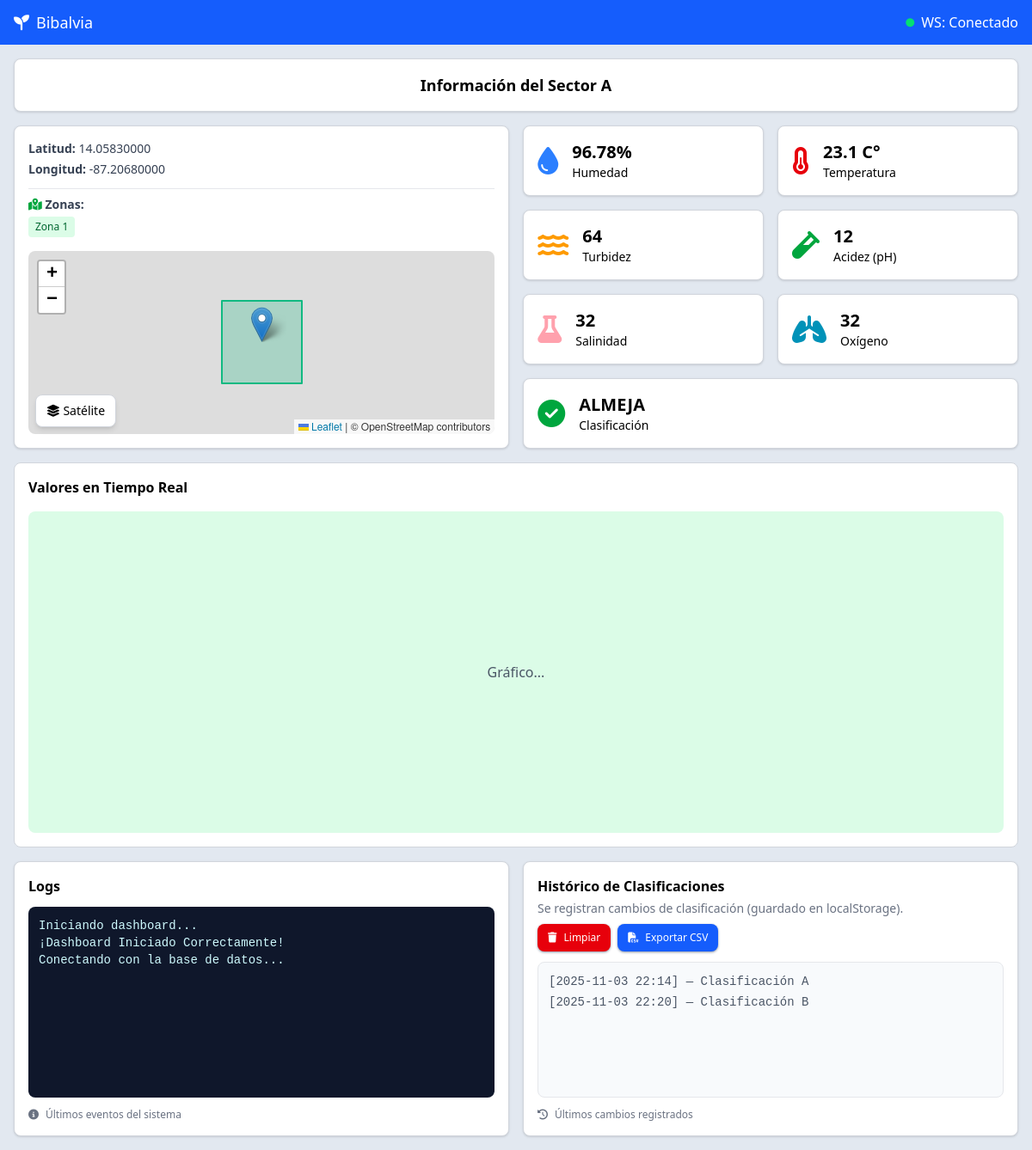
The page /sector/1/ on the database its author committed.
### dashboard/models.py (models this page shows, shortened)
class Sector(models.Model):
    latitud = models.DecimalField(
        max_digits=10,
        decimal_places=8,
        validators=[MinValueValidator(-90), MaxValueValidator(90)]
    )
    longitud = models.DecimalField(
        max_digits=11,
        decimal_places=8,
        validators=[MinValueValidator(-180), MaxValueValidator(180)]
    )
    nombre_sector= models.CharField(max_length=100, unique=True, null=True, blank=True)
    zonas = models.ManyToManyField('Zona', related_name='sectores')
    class Meta:
        verbose_name = "Sector"
        verbose_name_plural = "Sectores"
        ordering = ['id']
        indexes = [
            models.Index(fields=['latitud', 'longitud']),
        ]

class Zona(models.Model):
    nombre = models.CharField(max_length=100, unique=True)
    geopoligono = models.JSONField()  # GeoJSON del polígono

### dashboard/views.py (the view)
# urls.py: path('sector/<int:id>/', views.sector_detail, name='sector_detail'),
def sector_detail(request, id):
    sector = Sector.objects.get(id=id)
    context = {
        'sector': sector,
    }
    return render(request, 'dashboard/sector_detail.html', context)

### dashboard/templates/dashboard/sector_detail.html (shortened to what this page needs)
{% extends "base.html" %}
{% block content %}
<div class="size-full flex-1 overflow-auto">
    <section
        class="mx-4 mt-4 flex items-center justify-center p-4 border bg-white border-gray-300 rounded-lg shadow-sm text-lg font-semibold">
        <p>Información del {{ sector.nombre_sector }}</p>
    </section>
    <section class="flex gap-4 m-4 flex-col sm:flex-row">
        <article class="flex flex-col p-4 border bg-white border-gray-300 rounded-lg shadow-sm relative sm:w-1/2">
            <div class="flex flex-col text-sm mb-4 gap-1">
                <p class="text-gray-700"><b>Latitud:</b> {{ sector.latitud }} </p>
                <p class="text-gray-700"><b>Longitud:</b> {{ sector.longitud }} </p>
                {% if sector.zonas.exists %}
                <div class="mt-2 pt-2 border-t border-gray-200">
                    <p class="text-gray-700 font-semibold mb-1">
                        <i class="fa-solid fa-map-location-dot text-green-600"></i>
                        Zonas:
                    </p>
                    <div class="flex flex-wrap gap-1">
                        {% for zona in sector.zonas.all %}
                        <span class="bg-green-100 text-green-800 px-2 py-1 rounded text-xs font-medium">
                            {{ zona.nombre }}
                        </span>
                        {% endfor %}
                    </div>
                </div>
                {% else %}
                <p class="text-gray-500 text-xs mt-2 italic">
                    <i class="fa-solid fa-info-circle"></i>
                    Sin zonas asignadas
                </p>
                {% endif %}
            </div>
            <div id="map" class="w-full h-64 sm:flex-1 rounded-lg"></div>
            <button id="toggleLayer"
                class="absolute bottom-6 left-6 z-1000 bg-white hover:bg-gray-100 px-3 py-2 rounded-lg shadow-md border border-gray-300 text-sm font-medium transition-colors">
                <i class="fa-solid fa-layer-group"></i>
                <span id="layerName">Satélite</span>
            </button>
        </article>
        <div class="w-full sm:w-1/2 flex flex-col gap-4 h-full">
            <div class="flex gap-4">
                <article
                    class="bg-white flex gap-4 p-4 border border-gray-300 rounded-lg shadow-sm h-max w-full items-center">
                    <i class="fa-solid fa-droplet text-blue-500 fa-2x"></i>
                    <div class="flex flex-col align-items-center">
                        <span class="text-xl font-bold">96.78%</span>
                        <h3 class="text-sm">Humedad</h3>
                    </div>
                </article>
                <article
                    class="bg-white flex gap-4 p-4 border border-gray-300 rounded-lg shadow-sm h-max w-full items-center">
                    <i class="fa-solid fa-temperature-half text-red-600 fa-2x"></i>
                    <div class="flex flex-col align-items-center">
                        <span class="text-xl font-bold">23.1 C°</span>
                        <h3 class="text-sm">Temperatura</h3>
                    </div>
                </article>
            </div>
            <div class="flex gap-4">
                <article
                    class="bg-white flex gap-4 p-4 border border-gray-300 rounded-lg shadow-sm h-max w-full items-center">
                    <i class="fa-solid fa-water text-amber-500 fa-2x"></i>
                    <div class="flex flex-col align-items-center">
                        <span class="text-xl font-bold">64</span>
                        <h3 class="text-sm">Turbidez</h3>
                    </div>
                </article>
                <article
                    class="bg-white flex gap-4 p-4 border border-gray-300 rounded-lg shadow-sm h-max w-full items-center">
                    <i class="fa-solid fa-vial text-green-600 fa-2x"></i>
                    <div class="flex flex-col align-items-center">
                        <span class="text-xl font-bold">12</span>
                        <h3 class="text-sm">Acidez (pH)</h3>
                    </div>
                </article>
            </div>
            <div class="flex gap-4">
                <article
                    class="bg-white flex gap-4 p-4 border border-gray-300 rounded-lg shadow-sm h-max w-full items-center">
                    <i class="fa-solid fa-flask text-rose-300 fa-2x"></i>
                    <div class="flex flex-col align-items-center">
                        <span class="text-xl font-bold">32</span>
                        <h3 class="text-sm">Salinidad</h3>
                    </div>
                </article>
                <article
                    class="bg-white flex gap-4 p-4 border border-gray-300 rounded-lg shadow-sm h-max w-full items-center">
                    <i class="fa-solid fa-lungs text-cyan-600 fa-2x"></i>
                    <div class="flex flex-col align-items-center">
                        <span class="text-xl font-bold">32</span>
                        <h3 class="text-sm">Oxígeno</h3>
                    </div>
                </article>
            </div>
            <article
                class="bg-white flex gap-4 p-4 border border-gray-300 rounded-lg shadow-sm h-max w-full items-center">
                <i class="fa-solid fa-check-circle text-green-600 fa-2x"></i>
                <div class="flex flex-col align-items-center">
                    <span class="text-xl font-bold">ALMEJA</span>
                    <h3 class="text-sm">Clasificación</h3>
                </div>
            </article>
        </div>
    </section>
    <section class="bg-white border border-gray-300 rounded-lg m-4 p-4 h-112 flex flex-col">
        <h3 class="font-semibold mb-4 shrink-0">
            Valores en Tiempo Real
        </h3>
        <article class="flex-1 flex items-center justify-center rounded-lg bg-green-100">
            <p class="text-gray-600">Gráfico...</p>
        </article>
    </section>
    <section class="flex gap-4 mx-4 mb-4 flex-col sm:flex-row items-stretch">
        <div class="w-full sm:w-1/2 flex min-h-80">
            <div class="bg-white border border-gray-300 rounded-lg shadow-sm flex-1">
                <div class="p-4 flex flex-col h-full">
                    <h6 class="font-semibold mb-3">Logs</h6>
                    <p class="h-72 overflow-auto bg-slate-900 text-cyan-100 p-3 rounded-lg text-sm font-mono flex-1">
                        Iniciando dashboard... <br>
                        ¡Dashboard Iniciado Correctamente! <br>
                        Conectando con la base de datos... <br>
                    </p>
                    <div class="mt-3 flex items-center gap-2 text-gray-500 text-xs">
                        <i class="fa-solid fa-circle-info"></i>
                        <span>Últimos eventos del sistema</span>
                    </div>
                </div>
            </div>
        </div>
        <div class="w-full sm:w-1/2 flex min-h-80">
            <div class="bg-white border border-gray-300 rounded-lg shadow-sm flex-1">
                <div class="p-4 flex flex-col h-full">
                    <h6 class="font-semibold mb-1">Histórico de Clasificaciones</h6>
                    <p class="text-gray-500 text-sm mb-2">
                        Se registran cambios de clasificación
                        (guardado en localStorage).
                    </p>
                    <div class="flex items-center gap-2 mb-3">
                        <button id="btn-clear-history"
                            class="flex gap-2 items-center px-3 py-2 bg-red-600 hover:bg-red-500 active:bg-red-700 text-white rounded-lg text-xs font-medium transition-all shadow-sm shadow-gray-400 active:scale-95">
                            <i class="fa-solid fa-trash"></i> Limpiar
                        </button>
                        <button id="btn-export-history"
                            class="flex gap-2 items-center px-3 py-2 bg-blue-600 hover:bg-blue-500 active:bg-blue-700 text-white rounded-lg text-xs font-medium transition-all shadow-sm shadow-gray-400 active:scale-95">
                            <i class="fa-solid fa-file-csv"></i> Exportar CSV
                        </button>
                    </div>
                    <div
                        class="overflow-auto bg-slate-50 border border-gray-200 rounded-lg p-3 text-sm font-mono text-gray-700 flex-1">
                        <ul id="clasif-history" class="space-y-1">
                            <li class="text-gray-600">[2025-11-03 22:14] — Clasificación A</li>
                            <li class="text-gray-600">[2025-11-03 22:20] — Clasificación B</li>
                        </ul>
                    </div>
                    <div class="mt-3 flex items-center gap-2 text-gray-500 text-xs">
                        <i class="fa-solid fa-clock-rotate-left"></i>
                        <span>Últimos cambios registrados</span>
                    </div>
                </div>
            </div>
        </div>
    </section>
</div>
{% endblock %}

### rows shown on the page
Sector: nombre_sector "Sector A", latitud "14.05830000", longitud "-87.20680000"
Zona: nombre "Zona 1"
